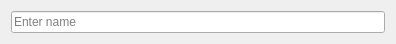
<?xml version="1.0" encoding="UTF-8"?>
<ui version="4.0">
 <class>TextInputDialog</class>
 <widget class="QDialog" name="TextInputDialog">
  <property name="geometry">
   <rect>
    <x>0</x>
    <y>0</y>
    <width>396</width>
    <height>44</height>
   </rect>
  </property>
  <property name="windowTitle">
   <string>Enter name</string>
  </property>
  <property name="locale">
   <locale language="English" country="UnitedStates"/>
  </property>
  <layout class="QVBoxLayout" name="verticalLayout">
   <item>
    <widget class="QLineEdit" name="lineEdit">
     <property name="placeholderText">
      <string>Enter name</string>
     </property>
    </widget>
   </item>
  </layout>
 </widget>
 <resources/>
 <connections/>
</ui>
